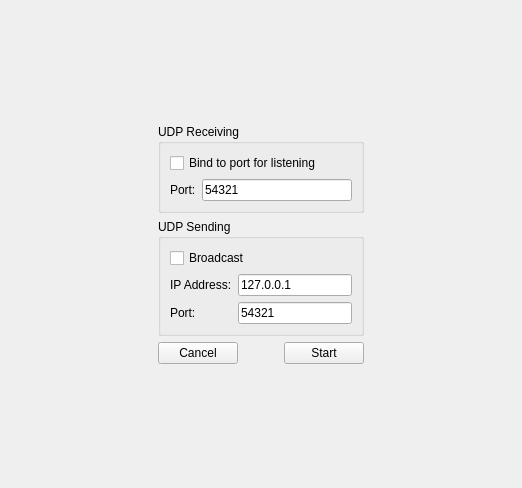
      <widget class="QWidget" name="page_udp">
       <layout class="QGridLayout" name="gridLayout_13">
        <item row="0" column="1">
         <spacer name="verticalSpacer_7">
          <property name="orientation">
           <enum>Qt::Vertical</enum>
          </property>
          <property name="sizeHint" stdset="0">
           <size>
            <width>20</width>
            <height>113</height>
           </size>
          </property>
         </spacer>
        </item>
        <item row="1" column="0">
         <spacer name="horizontalSpacer_10">
          <property name="orientation">
           <enum>Qt::Horizontal</enum>
          </property>
          <property name="sizeHint" stdset="0">
           <size>
            <width>147</width>
            <height>20</height>
           </size>
          </property>
         </spacer>
        </item>
        <item row="1" column="1">
         <layout class="QVBoxLayout" name="verticalLayout_5">
          <item>
           <widget class="QGroupBox" name="groupBox_8">
            <property name="title">
             <string>UDP Receiving</string>
            </property>
            <layout class="QVBoxLayout" name="verticalLayout_4">
             <item>
              <widget class="QCheckBox" name="checkBox_udp_bindForListening">
               <property name="text">
                <string>Bind to port for listening</string>
               </property>
              </widget>
             </item>
             <item>
              <layout class="QHBoxLayout" name="horizontalLayout_10">
               <item>
                <widget class="QLabel" name="label_9">
                 <property name="text">
                  <string>Port:</string>
                 </property>
                </widget>
               </item>
               <item>
                <widget class="QLineEdit" name="lineEdit_udp_listenPort">
                 <property name="text">
                  <string>54321</string>
                 </property>
                </widget>
               </item>
              </layout>
             </item>
            </layout>
           </widget>
          </item>
          <item>
           <widget class="QGroupBox" name="groupBox_11">
            <property name="title">
             <string>UDP Sending</string>
            </property>
            <layout class="QVBoxLayout" name="verticalLayout_3">
             <item>
              <widget class="QCheckBox" name="checkBox_udp_broadcast">
               <property name="text">
                <string>Broadcast</string>
               </property>
              </widget>
             </item>
             <item>
              <layout class="QGridLayout" name="gridLayout_12">
               <item row="0" column="0">
                <widget class="QLabel" name="label_11">
                 <property name="text">
                  <string>IP Address:</string>
                 </property>
                </widget>
               </item>
               <item row="0" column="1">
                <widget class="QLineEdit" name="lineEdit_udp_sendIpAddress">
                 <property name="text">
                  <string>127.0.0.1</string>
                 </property>
                </widget>
               </item>
               <item row="1" column="0">
                <widget class="QLabel" name="label_10">
                 <property name="text">
                  <string>Port:</string>
                 </property>
                </widget>
               </item>
               <item row="1" column="1">
                <widget class="QLineEdit" name="lineEdit_udp_sendPort">
                 <property name="text">
                  <string>54321</string>
                 </property>
                </widget>
               </item>
              </layout>
             </item>
            </layout>
           </widget>
          </item>
          <item>
           <layout class="QHBoxLayout" name="horizontalLayout_11">
            <item>
             <widget class="QPushButton" name="pushButton_udp_cancel">
              <property name="text">
               <string>Cancel</string>
              </property>
             </widget>
            </item>
            <item>
             <spacer name="horizontalSpacer_9">
              <property name="orientation">
               <enum>Qt::Horizontal</enum>
              </property>
              <property name="sizeHint" stdset="0">
               <size>
                <width>40</width>
                <height>20</height>
               </size>
              </property>
             </spacer>
            </item>
            <item>
             <widget class="QPushButton" name="pushButton_udp_start">
              <property name="text">
               <string>Start</string>
              </property>
             </widget>
            </item>
           </layout>
          </item>
         </layout>
        </item>
        <item row="1" column="2">
         <spacer name="horizontalSpacer_11">
          <property name="orientation">
           <enum>Qt::Horizontal</enum>
          </property>
          <property name="sizeHint" stdset="0">
           <size>
            <width>147</width>
            <height>20</height>
           </size>
          </property>
         </spacer>
        </item>
        <item row="2" column="1">
         <spacer name="verticalSpacer_8">
          <property name="orientation">
           <enum>Qt::Vertical</enum>
          </property>
          <property name="sizeHint" stdset="0">
           <size>
            <width>20</width>
            <height>113</height>
           </size>
          </property>
         </spacer>
        </item>
       </layout>
      </widget>
